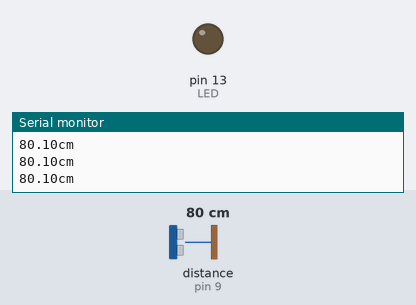
The sketch below on a simulated Arduino Uno, built with avr-gcc and run on an emulated ATmega328P. On the bench: output pins drawn as LEDs (lit = HIGH), the last lines printed to the serial monitor. Wiring (inferred from the names in the program): ultrasonic range finder: trigger pin 8; echo pin 9. The test bench sets the inputs (shaded band); at power-on: distance to the obstacle (sensor on pin 9) 80 cm. The echo pulse lasts 58.3 µs per cm; pins used as bus, display or sensor lines are not drawn.

Above: at 1.2 s.
1.3 s: distance to the obstacle (sensor on pin 9) set to 12 cm
2.8 s: distance to the obstacle (sensor on pin 9) set to 9 cm
At 3.8 s:
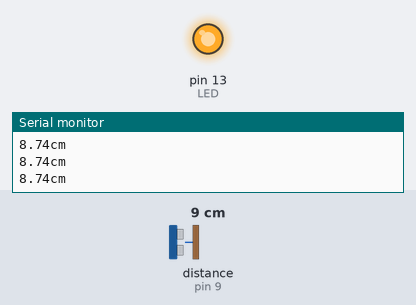
4.3 s: distance to the obstacle (sensor on pin 9) set to 18 cm
At 5.4 s:
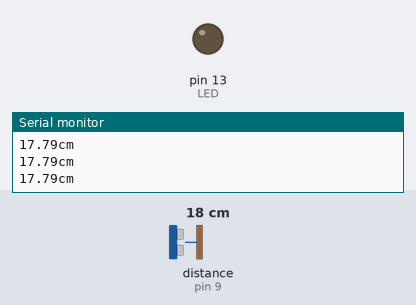
5.9 s: distance to the obstacle (sensor on pin 9) set to 2 cm
At 7.2 s:
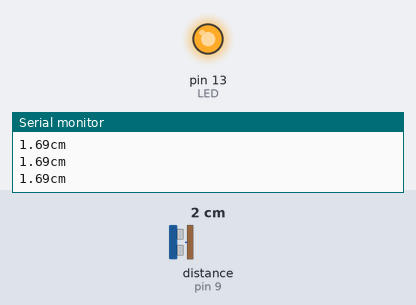
Timing chart, 0 to 8.5 s (numbered marks = the images above; inputs shaded):
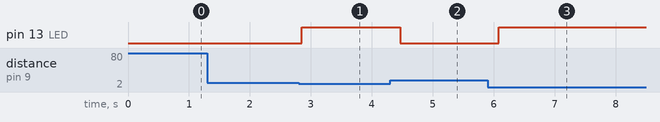

The sketch:

HC_SR04.ino
```cpp
#define SR04_TRIG 8
#define SR04_ECHO 9
#define LED 13
// LED를 A0핀으로 설정합니다.


// 실행시 가장 먼저 호출되는 함수이며, 최초 1회만 실행됩니다.
// 변수를 선언하거나 초기화를 위한 코드를 포함합니다.
void setup() {
  Serial.begin(9600);
  //초음파 송신부-> OUTPUT, 초음파 수신부 -> INPUT,  LED핀 -> OUTPUT
  pinMode(SR04_TRIG, OUTPUT);
  pinMode(SR04_ECHO, INPUT);
  pinMode(LED, OUTPUT);
}

// setup() 함수가 호출된 이후, loop() 함수가 호출되며,
// 블록 안의 코드를 무한히 반복 실행됩니다.
void loop() {
  digitalWrite(SR04_TRIG, LOW);
  digitalWrite(SR04_ECHO, LOW);
  delayMicroseconds(2);
  digitalWrite(SR04_TRIG, HIGH);
  delayMicroseconds(10);
  digitalWrite(SR04_TRIG, LOW);

  unsigned long duration = pulseIn(SR04_ECHO, HIGH);

  // 초음파의 속도는 초당 340미터를 이동하거나, 29마이크로초 당 1센치를 이동합니다.
  // 따라서, 초음파의 이동 거리 = duration(왕복에 걸린시간) / 29 / 2 입니다.
  float distance = duration / 29.0 / 2.0;

  // 측정된 거리 값를 시리얼 모니터에 출력합니다.
  Serial.print(distance);
  Serial.println("cm");

  // 측정된 거리가 10cm 이하라면, 아래의 블록을 실행합니다.
  if (distance < 10) {
    // LED가 연결된 핀의 로직레벨을 HIGH (5V)로 설정하여, LED가 켜지도록 합니다.
    digitalWrite(LED, HIGH);
  }
  // 측정된 거리가 10cm 이상이라면, 아래의 블록을 실행합니다.
  else {
    // LED가 연결된 핀의 로직레벨을 LOW (0V)로 설정하여, LED가 꺼지도록 합니다.
    digitalWrite(LED, LOW);
  }
  // 0.2초 동안 대기합니다.
  delay(200);
}
```

Measured:
- the behaviour switches between 11 and 10 cm on distance to the obstacle (sensor on pin 9) (found by bisection; images 0 and 1)
- after the input at 2.8 s, pin 13 (LED): LOW → HIGH after 0.05 s
- after the input at 4.3 s, pin 13 (LED): HIGH → LOW after 0.16 s
- after the input at 5.9 s, pin 13 (LED): LOW → HIGH after 0.18 s
